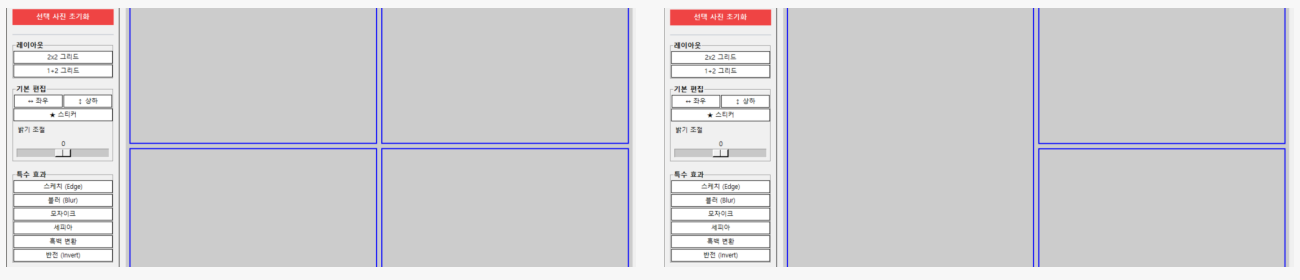
#> input picture assets/layout-modes.png, 1300 x 280 px
$ python -i filters.py   (imports and definitions only)
#> lines starting #> are read from the running program, lines starting #| are printed output that depends on the picture
#> further down, picture is the input picture: shape (280, 1300, 3); mean B, G, R 211.7, 209.1, 210.5
import cv2
import numpy as np

def apply_flip_horizontal(img):
    #좌우 반전
    return cv2.flip(img, 1)

def apply_flip_vertical(img):
    #상하 반전
    return cv2.flip(img, 0)

# [54 lines left out: functions apply_brightness, apply_sticker, not called in this run]

def apply_sketch(img):
    #1.흑백 변환>2.블러>3.canny엣지 검출
    gray = cv2.cvtColor(img, cv2.COLOR_BGR2GRAY)
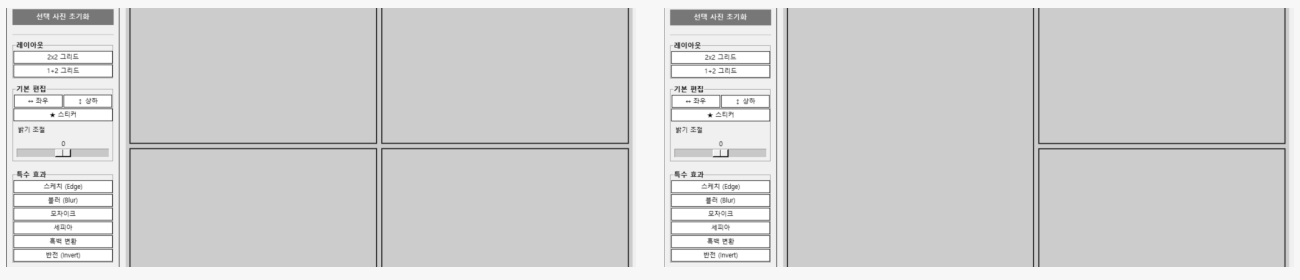
#> gray: shape (280, 1300); min 1, max 255, mean 209.8
    blur = cv2.GaussianBlur(gray, (5, 5), 0)
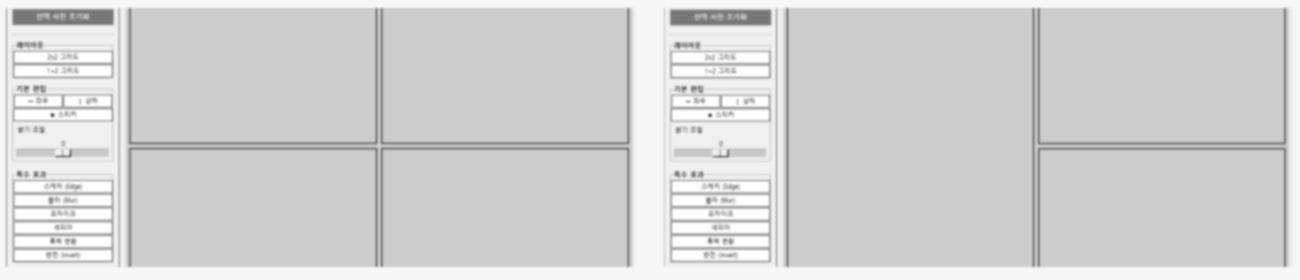
#> blur: shape (280, 1300); min 103, max 255, mean 209.8
    edges = cv2.Canny(blur, 30, 100)
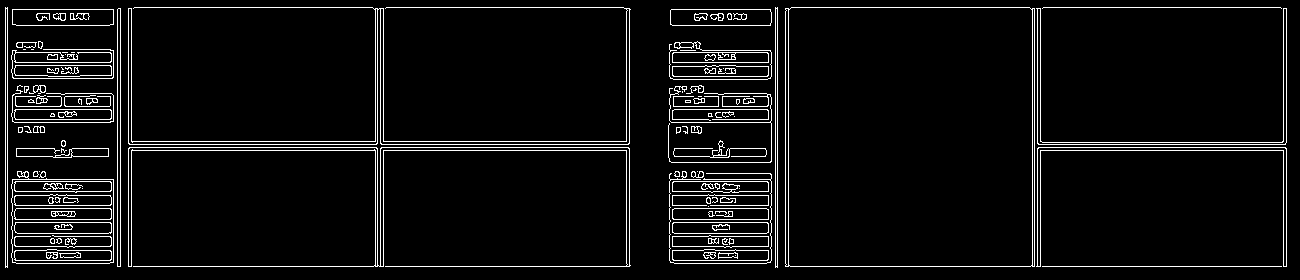
#> edges: shape (280, 1300); 5.6% white in thin lines or dots
    edges_inv = cv2.bitwise_not(edges)
#> edges_inv: shape (280, 1300); 94.4% white; black in thin lines or dots
    return cv2.cvtColor(edges_inv, cv2.COLOR_GRAY2BGR)
#> returned value: shape (280, 1300, 3); 94.4% white; black in thin lines or dots

# [10 lines left out: function apply_mosaic, not called in this run]

def apply_grayscale(img):
    gray = cv2.cvtColor(img, cv2.COLOR_BGR2GRAY)
    return cv2.cvtColor(gray, cv2.COLOR_GRAY2BGR)

def apply_invert(img):
    return cv2.bitwise_not(img)

# [6 lines left out: function apply_sepia, not called in this run]

def apply_blur(img):
    return cv2.GaussianBlur(img, (15, 15), 0)

>>> import cv2
>>> picture = cv2.imread('../assets/layout-modes.png')
>>> result = apply_sketch(picture)
